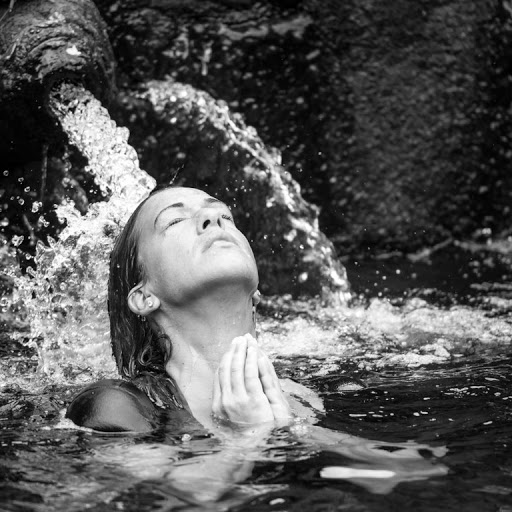
%> input picture Imagen11P1.tiff, 512 x 512 px
$ octave CuantizacionImagenP1.m   (GNU Octave 9; MATLAB toolbox functions it lacks are replaced by stand-ins)
%> lines starting %> are read from the running program, lines starting %| are printed output that depends on the picture; in (x1, y1, x2, y2) boxes, pixels count from 0 and x2, y2 are one past the last pixel; in counts of white or black regions, pixels touching at a corner belong together; the program's own positions count from 1
clc
clear all
Im=imread('Imagen11P1.tiff');
%> Im is the input picture: size 512x512 uint8; min 0, max 255, mean 88.6
imshow(Im)
%%
clc
clear all
Im=imread('Imagen11P1.tiff');
% imshow(Im)
N=length(Im);
%> N = 512
 for i=0:N-1
   for j=0:N-1
       if Im(i+1,j+1) < 127
         Im(i+1,j+1)=0;

       end
   end

 end
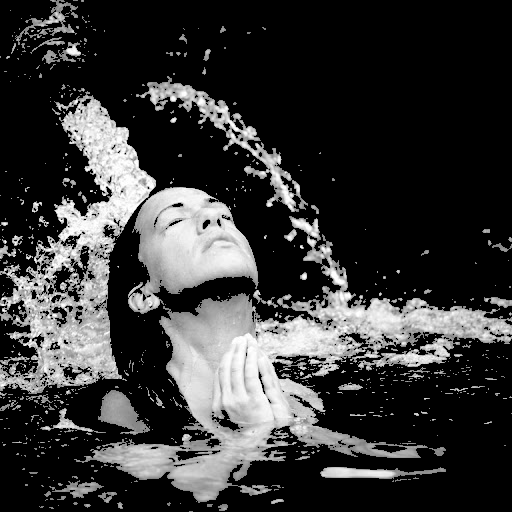
%> Im: size 512x512 uint8; min 0, max 255, mean 55.4
  for i=0:N-1
   for j=0:N-1
       if Im(i+1,j+1) >= 127
         Im(i+1,j+1)=255;

       end
   end

 end
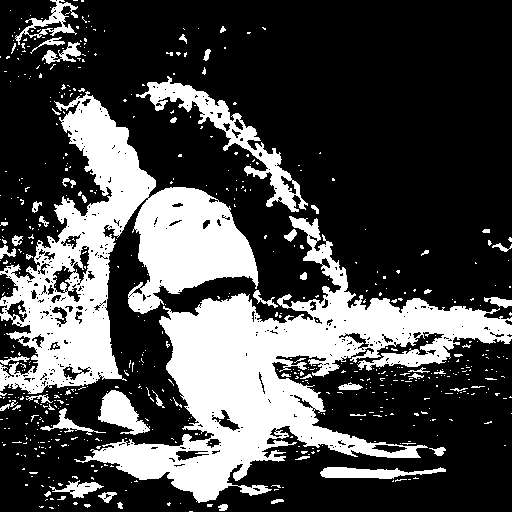
%> Im: size 512x512 uint8; 29.2% white; 599 white regions (542 under 20 px), largest, box (x1, y1, x2, y2) and area: (74, 216, 512, 503) 35458, (0, 91, 259, 394) 28602, (136, 76, 308, 212) 3790

% Im
imshow(Im)
title('Imagen Cuantizada a 1 bits')

%%
clc
clear all
Im=imread('Imagen11P1.tiff');
N=length(Im);
 for i=0:N-1
   for j=0:N-1
        if Im(i+1,j+1) < 64
         Im(i+1,j+1)=0;
        end
   end
 end
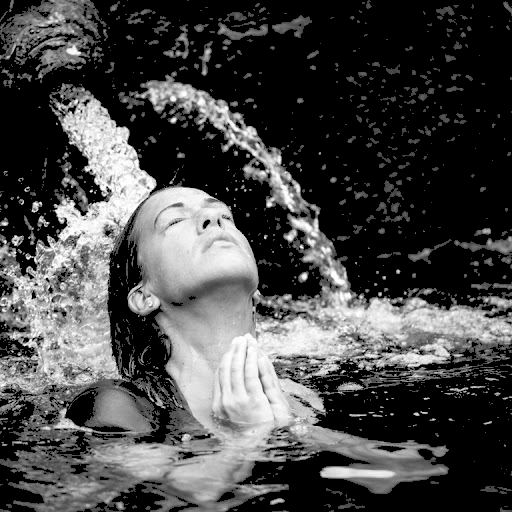
%> Im: size 512x512 uint8; min 0, max 255, mean 72.2
 for i=0:N-1
     for j=0:N-1
         if  64<=Im(i+1,j+1) && Im(i+1,j+1)<128
         Im(i+1,j+1)=85;
         end
     end
 end
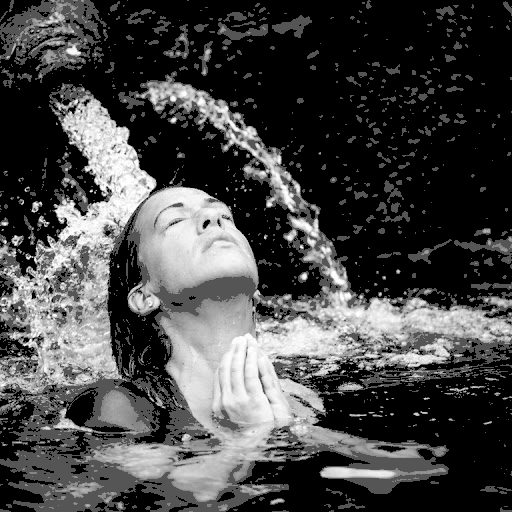
%> Im: size 512x512 uint8; 18.09% of pixels changed, all inside (x1, y1, x2, y2) = (0, 0, 512, 512)
 for i=0:N-1
   for j=0:N-1
         if 128<=Im(i+1,j+1) && Im(i+1,j+1)<192
         Im(i+1,j+1)=170;
         end
   end
 end
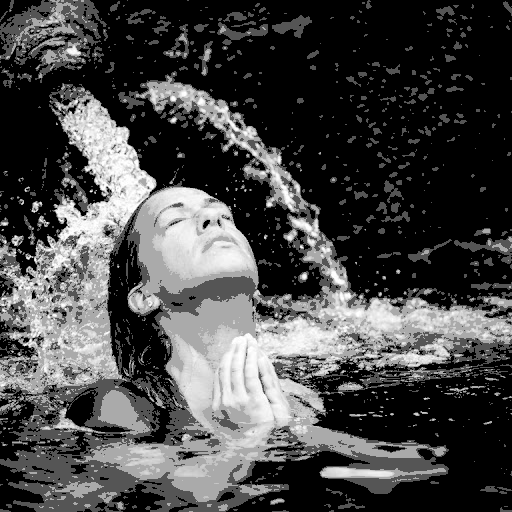
%> Im: size 512x512 uint8; 14.44% of pixels changed, all inside (x1, y1, x2, y2) = (0, 0, 512, 512)
 for i=0:N-1
     for j=0:N-1
         if 192<=Im(i+1,j+1) && Im(i+1,j+1)<=255
         Im(i+1,j+1)=255;
         end
     end
 end
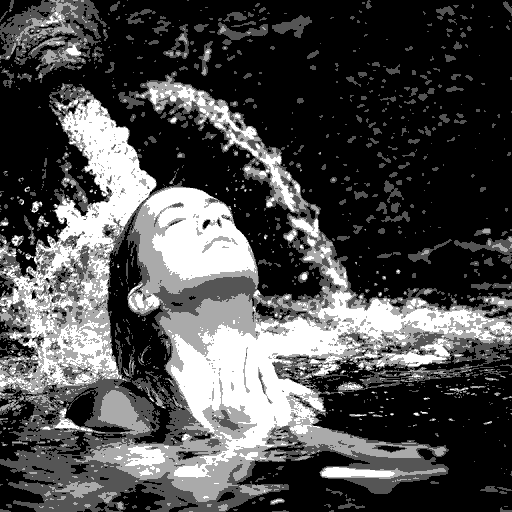
%> Im: size 512x512 uint8; 14.16% of pixels changed, all inside (x1, y1, x2, y2) = (0, 12, 512, 503)
%Im
imshow(Im)
title('Imagen Cuantizada a 2 bits')
%%
clc
clear all
Im=imread('Imagen11P1.tiff');
N=length(Im);
 for i=0:N-1
   for j=0:N-1
        if Im(i+1,j+1) < 16
         Im(i+1,j+1)=0;
        end
   end
 end
%> Im: size 512x512 uint8; 9.07% of pixels changed, all inside (x1, y1, x2, y2) = (0, 0, 512, 504)
 for i=0:N-1
     for j=0:N-1
         if  16<=Im(i+1,j+1) && Im(i+1,j+1)<32
         Im(i+1,j+1)=17;
         end
     end
 end
%> Im: size 512x512 uint8; min 0, max 255, mean 86.5
 for i=0:N-1
   for j=0:N-1
         if 33<=Im(i+1,j+1) && Im(i+1,j+1)<48
         Im(i+1,j+1)=34;
         end
   end
 end
%> Im: size 512x512 uint8; min 0, max 255, mean 85.7
%> (the run ends here)
